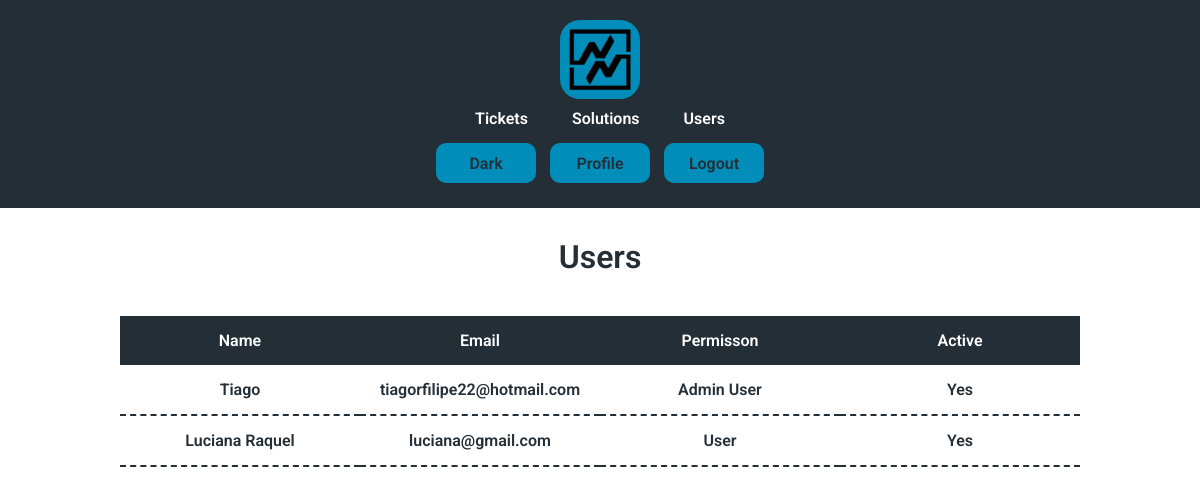
The page /users (signed in) on the database as committed earlier.
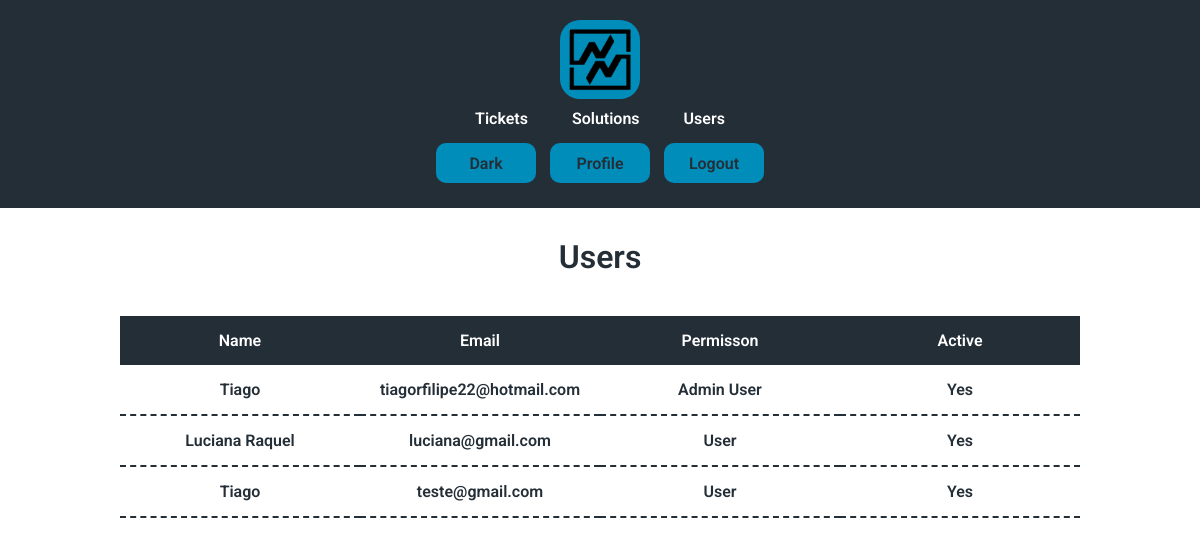
The same page on the database as committed later.
### tables this page shows
CREATE TABLE users (id INTEGER PRIMARY KEY AUTOINCREMENT NOT NULL, name TEXT NOT NULL, hash TEXT NOT NULL, permission INTEGER DEFAULT 4 NOT NULL, active BLOB DEFAULT 0 NOT NULL, email TEXT NOT NULL);

### app.py (the view)
@app.route("/users")
@login_required
def users():
    userID = session.get("user_id")
    users = db.execute("SELECT * FROM users WHERE id > 1 AND id != ?", userID)
    return render_template("users.html", users = users, role = role)

### app.py (called while the page is built)
def login_required(f):
    @wraps(f)
    def decorated_function(*args, **kwargs):
        if not session.get("user_id"):
            return redirect("/") # Redirect to the login page or wherever necessary
        return f(*args, **kwargs)  # Proceed with the actual route if logged in
    return decorated_function

### templates/users.html (shortened to what this page needs)
{% extends "layout.html" %}
{% block h1 %}<h1>Users</h1>{% endblock %}
{% block body %}
<div class="main">
    <table class="select">
        <thead>
            <tr>
                <th>Name</th>
                <th>Email</th>
                <th class="none">Permisson</th>
                <th class="none">Active</th>
            </tr>
        </thead>
        <tbody>
            {% for user in users %}
            {% if user['permission'] == 5 %}
            <tr>
                <td> {{ user["name"] }}</td>
                <td> {{ user["email"] }}</td>
                <td class="none"> {{ role[user["permission"]] }}</td>
                {% if user["active"] == 0 %}
                <td class="none">Yes</td>
                {% else %}
                <td class="none">No</td>
                {% endif %}
            </tr>
            {% else %}
            <tr onclick="clickButtonID('{{ user['id'] }}')">
                <td> {{ user["name"] }}</td>
                <td> {{ user["email"] }}</td>
                <td class="none"> {{ role[user["permission"]] }}</td>
                {% if user["active"] == 0 %}
                <td class="none">Yes</td>
                {% else %}
                <td class="none">No</td>
                {% endif %}
            </tr>
            {% endif %}
            {% endfor %}
        </tbody>
    </table>
</div>
{% endblock %}

### templates/layout.html (shortened to what this page needs)
<!DOCTYPE HTML>
<html lang="en">
    <head>
        <link rel="stylesheet" href=".\static\styles.css">
    </head>
    <body>
      <header class="desktop">
        <a href="/" onclick="setDefault()"><img class="logo" src=".\static\images\d3.png" alt="logo"></a>
        {% if session.get("user_id") and session.get('permission') != 5 %}
        <nav>
          <ul class="nav_links">
            <li><a href="/tickets" onclick="changeActiveLink(event)" id="ticketID">Tickets</a></li>
            <li><a href="/solutions" onclick="changeActiveLink(event)" id="solutionID">Solutions</a></li>
            {% if session.get("permission") < 2 %}
            <li><a href="/users" onclick="changeActiveLink(event)" id="userID">Users</a></li>
            {% endif %}
          </ul>
        </nav>
        <div class="nav_button">
          <button onclick="toggleMode()" id="theme"></button>
          <a href="/profile"><button onclick="removesDefault()">Profile</button></a>
          <a href="/logout"><button onclick="logout()">Logout</button></a>
      </div>
        {% elif session.get('permission') == 5 %}
        <div class="nav_button">
          <button onclick="toggleMode()" id="theme"></button>
          <a href="/profile"><button onclick="removesDefault()">Profile</button></a>
          <a href="/logout"><button onclick="logout()">Logout</button></a>
      </div>
        {% else %}
        <div class="nav_button">
          <button onclick="toggleMode()" id="theme"></button>
          <a href="/register"><button>Register</button></a>
          <a href="/"><button>Login</button></a>
      </div>
        {% endif %}
      </header>
      <div class="body">
        {% block h1 %}{% endblock %}
        {% block body %}{% endblock %}
      </div>
    </body>
</html>

### static/styles.css (style rules this page uses)
.Light { --color1: #242e37; --color2: #ffffff; --color3: #e1e3e4; --color4: #242e37; --color5: #008dba; --colorextra: #ffffff; --font: "Roboto", sans-serif; }
* { font-family: var(--font); box-sizing: border-box; margin: 0; padding: 0; font-weight: 600; --font-color: var(--color1); --background-color: var(--color2); --nav-color: var(--color4); --navfont-color: var(--colorextra); --button-color: var(--color5); --buttonfont-color: var(--color4); --hover-color: var(--color3); --hoverfont-color: var(--color4); --logo-color: var(--color5); --linkhover-color: var(--color5); --tab-color: var(--color4); --tabfont-color: var(--colorextra); --tabhover-color: var(--color5); --tabhoverfont-color: var(--color4); --disabled-color: var(--color4); --disabledfont-color: var(--color3); --placeholder-color: var(--color4); --aler-color: var(--color5); --active-color: var(--color1); --activefont-color: var(--color5); --border-color: var(--color5); }
html { background-color: var(--background-color); color: var(--font-color); }
.desktop { background-color: var(--nav-color); color: var(--navfont-color); display: flex; justify-content: space-between; align-items: center; padding: 10px 10%; }
.body { padding: 10px 10%; text-align: center; }
header a { color: var(--navfont-color); text-decoration: none; }
body { transition: background-color 0.5s, color 0.3s; }
.nav_links li { display: inline-block; padding: 0 20px; }
.nav_links li a { transition: all 0.3s ease 0s; }
button { background-color: var(--button-color); color: var(--buttonfont-color); border: none; border-radius: 10px; cursor: pointer; transition: all 0.5s ease 0s; width: 100px; height: 40px; font-size: 16px; margin: 5px; }
.logo { margin: 0px 110px; width: 80px; height: auto; background-color: var(--logo-color); border-radius: 20px; padding: 5px 5px; transition: all 1s ease 0s; }
.main { margin: 40px 0 40px 0; }
table { width: 100%; border-collapse: collapse; text-align: center; table-layout: fixed; margin: 20px 0 20px 0; }
td { padding: 15px 0px; border-bottom: 2px dashed var(--tab-color); }
th { background-color: var(--tab-color); padding: 15px 0px; transition: all 0.5s ease 0s; color: var(--tabfont-color); }
h1 { margin: 20px 0 20px; }
@media (max-width: 1300px) { .nav_links, .nav_button { display: block; margin: 10px auto; text-align: center; } }
@media (max-width: 1300px) { .desktop { display: block; align-items: center; } }
@media (max-width: 1300px) { .logo { display: block; margin-left: auto; margin-right: auto; margin-top: 10px; margin-bottom: 10px; } }
@media (max-width: 1300px) { td { width: 50%; } }

Rows that differ between the two databases and show on the page:
added users: name "Tiago", email "teste@gmail.com", permission "User", active "Yes"
